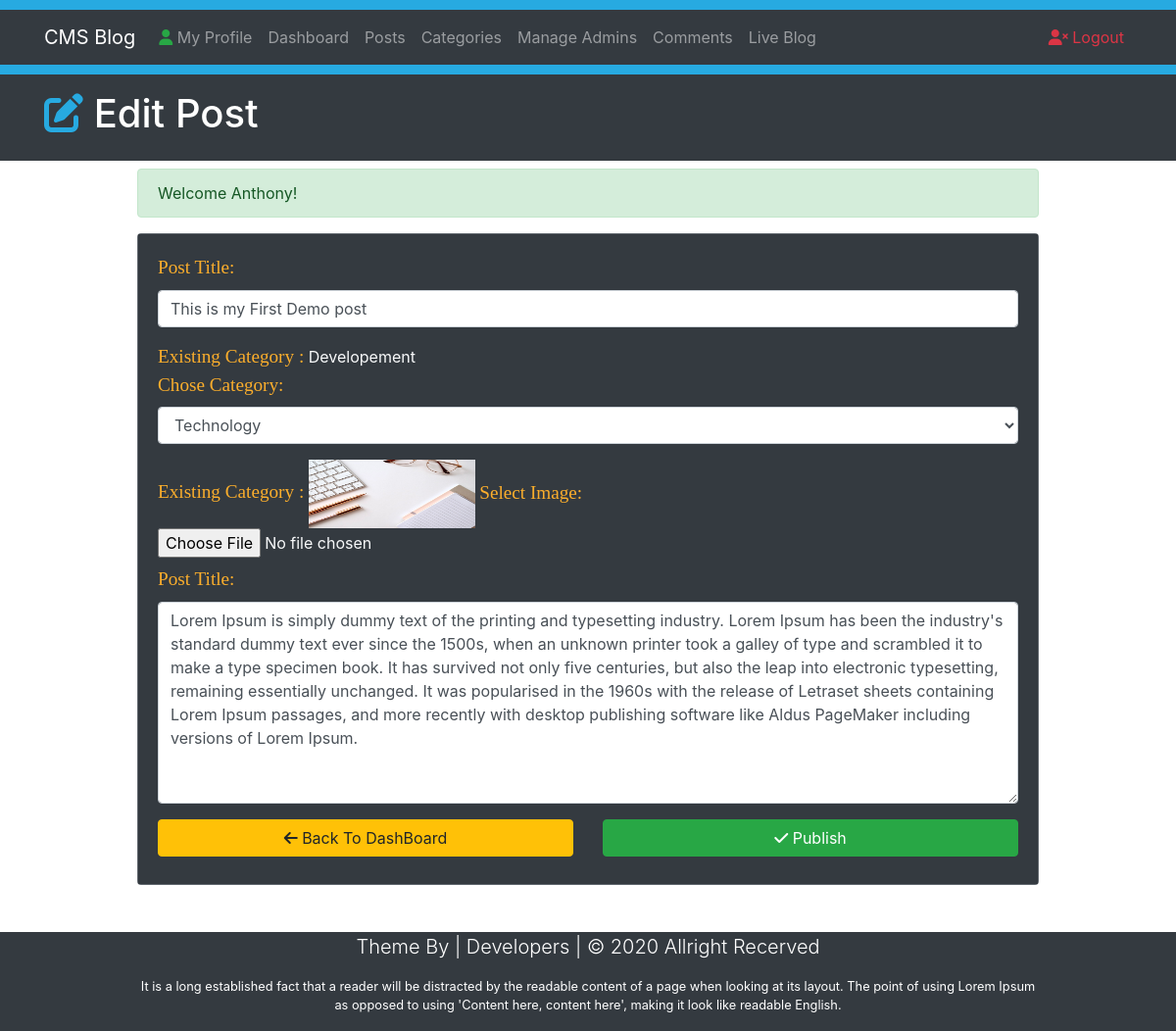
Page /EditPost.php?id=1 (signed in) on the committed database.
### tables this page shows
CREATE TABLE `posts` (
  `id` int(11) NOT NULL,
  `datetime` varchar(50) NOT NULL,
  `title` varchar(300) NOT NULL,
  `category` varchar(50) NOT NULL,
  `author` varchar(50) NOT NULL,
  `image` varchar(50) NOT NULL,
  `post` varchar(10000) NOT NULL
);

### Editpost.php (the view, shortened to what this page needs)
<?php
   require_once("Includes/Sessions.php");
   $SearchQuryParameter = $_GET["id"];
   ?>
<!DOCTYPE html>
<html>
   <head>
      <link rel="stylesheet" href="https://stackpath.bootstrapcdn.com/bootstrap/4.2.1/css/bootstrap.min.css">
      <link rel="stylesheet" href="Css/style.css">
   </head>
   <body>
      <div style="height: 10px; background: #27aae1;"></div>
      <nav class="navbar navbar-expand-lg navbar-dark bg-dark">
         <div class="container" >
            <a href="#" class="navbar-brand">CMS Blog </a>
            <div class="collapse navbar-collapse" id="navbarcollapseCMS">
               <ul class="navbar-nav mr-auto">
                  <li class="nav-item">
                     <a href="MyProfile.php" class="nav-link"><i class="fas fa-user text-success"></i> My Profile</a>
                  </li>
                  <li class="nav-item">
                     <a href="Dashboard.php" class="nav-link">Dashboard</a>
                  </li>
                  <li class="nav-item">
                     <a href="Posts.php" class="nav-link">Posts</a>
                  </li>
                  <li class="nav-item">
                     <a href="Categories.php" class="nav-link">Categories</a>
                  </li>
                  <li class="nav-item">
                     <a href="Admins.php" class="nav-link">Manage Admins</a>
                  </li>
                  <li class="nav-item">
                     <a href="Comments.php" class="nav-link">Comments</a>
                  </li>
                  <li class="nav-item">
                     <a href="index.php?page=1" target="_blank" class="nav-link">Live Blog</a>
                  </li>
               </ul>
               <ul class="navbar-nav ml-auto">
                  <li class="nav-item">
                     <a class="nav-link text-danger" href="Logout.php"><i class="fas fa-user-times "></i> Logout</a>
                  </li>
               </ul>
            </div>
         </div>
      </nav>
      <div style="height: 10px; background: #27aae1;"></div>
      <header class="bg-dark text-white py-3">
         <div class="container">
            <div class="row">
               <div class="col-md-12">
                  <h1><i class="fas fa-edit" style="color:#27aae1;"></i> Edit Post</h1>
               </div>
            </div>
         </div>
      </header>
      <section class="container py-2 mb-4">
         <div class="row" >
            <div class="offset-lg-1 col-lg-10" style="min-height: 400px;">
               <?php
                  echo SuccessMessage();
                  global $ConnectingDB;
                  $sql = "SELECT * FROM posts WHERE id = '$SearchQuryParameter'";
                  $stmt = $ConnectingDB->query($sql);
                  while($Datarows = $stmt->fetch()){
                      $TitleToBeUpdated      = $Datarows["title"];
                      $CategoryToBeUpdated   = $Datarows["category"];
                      $ImageToBeUpdated      = $Datarows["image"];
                      $PostToBeUpdated       = $Datarows["post"];
                  }
                  ?>
               <form action="EditPost.php?id=<?php echo $SearchQuryParameter; ?>" method="POST" enctype="multipart/form-data">
                  <div class="card bg-secondary text-light mb-3" >
                     <div class="card-body bg-dark">
                        <div class="form-group">
                           <label for="title "> <span class="FieldInfo"> Post Title:</span> </label>
                           <input class="form-control" type="text"  name="PostTitle" id="title" placeholder="Type title here" value="<?php echo $TitleToBeUpdated; ?>">
                        </div>
                        <div class="form-group">
                           <span class="FieldInfo">Existing Category :</span>
                           <?php echo $CategoryToBeUpdated;  ?>
                           <br>
                           <label for="title "> <span class="FieldInfo"> Chose Category:</span> </label>
                           <select class="form-control" name="Category" id="CategoryTitle">
                              <?php
                                 global $ConnectingDB;
                                 $sql = "SELECT id, title FROM category";
                                 $stmt = $ConnectingDB->query($sql);
                                 while($Datarows = $stmt->fetch()){
                                     $CategoryName = $Datarows["title"];
                                 ?>
                              <option > <?php echo $CategoryName; ?></option>
                              <?php } ?>
                           </select>
                        </div>
                        <div class="form=group">
                           <span class="FieldInfo">Existing Category :</span>
                           <img src="uploads/<?php echo $ImageToBeUpdated; ?>" width="170px"; height="70px"; alt="">
                           <label for="Image "> <span class="FieldInfo"> Select Image:</span> </label>
                           <div class="custom-file">
                              <input type="File" name="Image" id="imageSelect">
                           </div>
                        </div>
                        <div class="form-group">
                           <label for="title "> <span class="FieldInfo"> Post Title:</span> </label>
                           <textarea  class="form-control" name="PostDescription" id="Post" cols="80" rows="8"><?php echo $PostToBeUpdated; ?>
                           </textarea>
                        </div>
                        <div class="row"  >
                           <div class="col-lg-6 mb-2">
                              <a href="Dashboard.php" class="btn btn-warning btn-block "> <i class="fas fa-arrow-left"></i> Back To DashBoard </a>
                           </div>
                           <div class="col-lg-6 mb-2">
                              <button type="submit" name="Submit" class="btn btn-success btn-block" >
                              <i class="fas fa-check"></i> Publish
                              </button>
                           </div>
                        </div>
                     </div>
                  </div>
               </form>
            </div>
         </div>
      </section>
      <?php require_once("Includes/dashboard_footer.php") ?>

### Css/style.css (style rules this page uses)
.FieldInfo { color: rgb(251, 174, 44); font-family: Bitter, Georgia, 'Times New Roman', Times, serif; font-size: 1.2em; }

### rows in the picture
posts: PostTitle "This is my First Demo post", category "Developement", image (picture), PostDescription "Lorem Ipsum is simply dummy text of the printing and typesetting industry. Lorem Ipsum has been the industry's standard dummy text ever since the 1500s, when an unknown printer took a galley of type and scrambled it to make a type specimen book. It has survived not only five centuries, but also the leap into electronic typesetting, remaining essentially unchanged. It was popularised in the 1960s with the release of Letraset sheets containing Lorem Ipsum passages, and more recently with desktop publishing software like Aldus PageMaker including versions of Lorem Ipsum."

### other values in the picture
SuccessMessage() "Welcome Anthony!"
form field Category "Technology"
